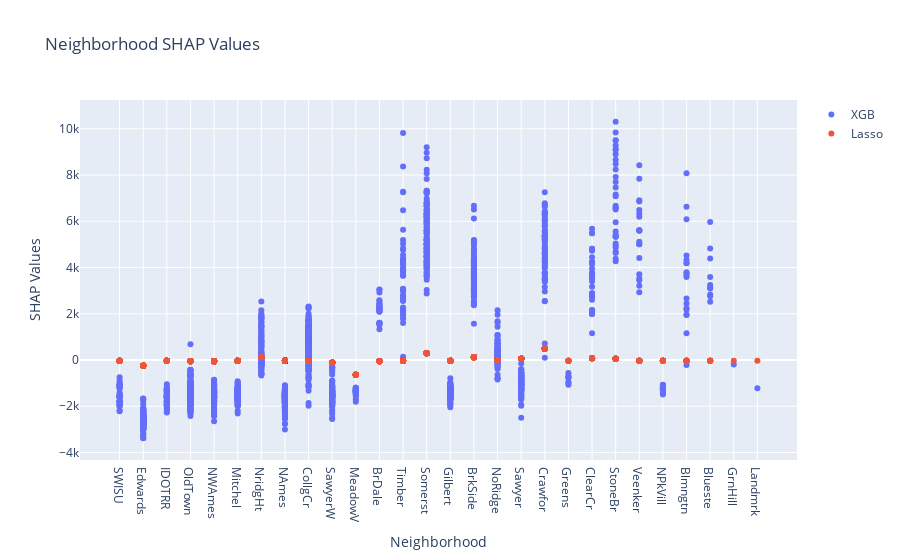

Notebook cell for this chart:
### Code cell
# fig = px.scatter(
#     x=X.Neighborhood, 
#     y=shap_values_df_xgb_o.Neighborhood, 
#     color = np.sqrt(X.OverallQual),
#     labels={'x': 'Overall Quality', 'y': 'Neighborhood SHAP Values'},
#     title='Overall Quality vs Neighborhood SHAP Values'
# )

# # Show the plot
# fig.show()
import plotly.graph_objs as go

trace1 = go.Scatter(
    x=X.Neighborhood,
    y=shap_values_df_xgb_o.Neighborhood,
    mode='markers',
    name='XGB'
)
trace2 = go.Scatter(
    x= X.Neighborhood,
    y= dollar_shap_values_lasso_comb.Neighborhood,
    mode='markers',
    name='Lasso'
)

# Create the layout
layout = go.Layout(
    title='Neighborhood SHAP Values',
    xaxis=dict(title='Neighborhood'),
    yaxis=dict(title='SHAP Values'),
)

fig = go.Figure(data=[trace1, trace2], layout=layout)

fig.show()

### Figure 1 — Plotly figure (JSON) as saved in the notebook; plotly's stock layout.template omitted (floating-point values rounded to 4 significant figures; data arrays with more than 128 entries replaced by an {"elided": "..."} marker saying what was removed)
{"data": [{"mode": "markers", "name": "XGB", "type": "scatter", "x": {"elided": "2333 str values"}, "y": {"elided": "2333 float values"}}, {"mode": "markers", "name": "Lasso", "type": "scatter", "x": {"elided": "2333 str values"}, "y": {"elided": "2333 float values"}}], "layout": {"title": {"text": "Neighborhood SHAP Values"}, "xaxis": {"title": {"text": "Neighborhood"}}, "yaxis": {"title": {"text": "SHAP Values"}}}}
